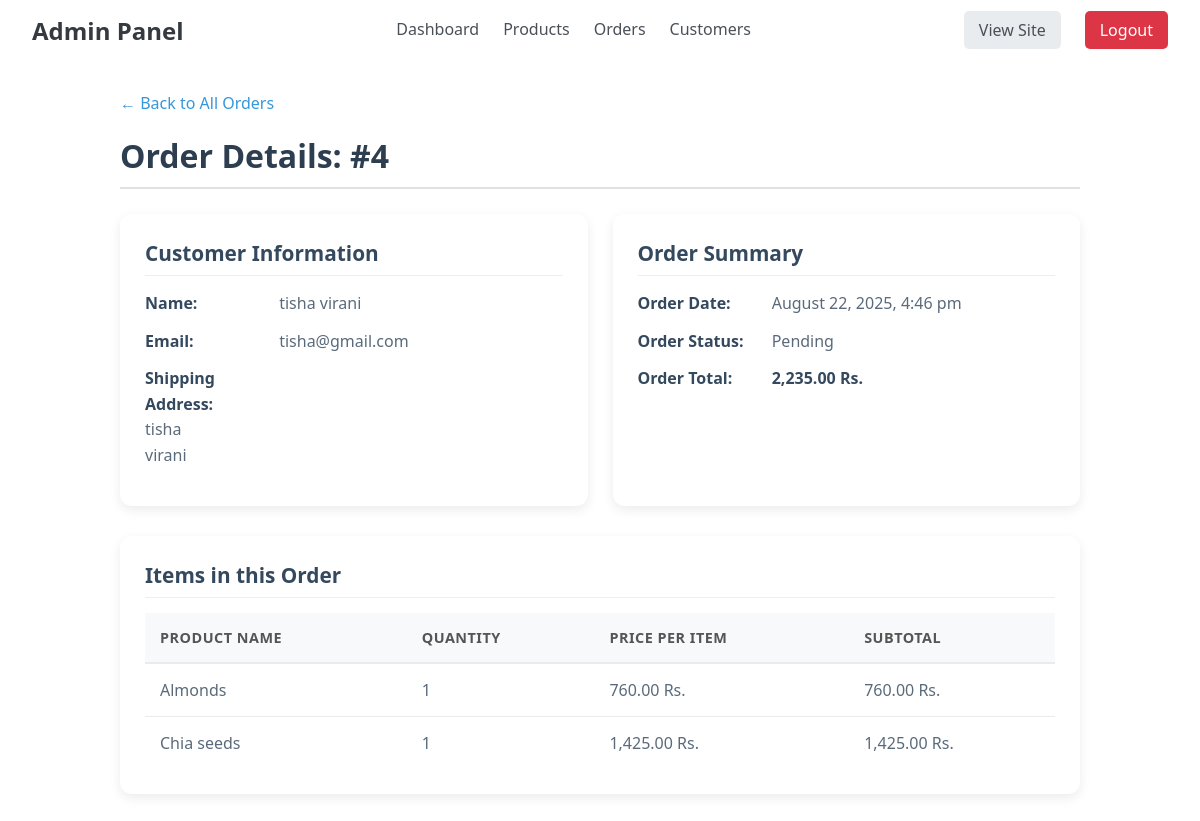
/admin/order_details.php?id=4 (signed in), run on the app's committed database.
### tables this page shows
CREATE TABLE `orders` (
  `id` int(11) NOT NULL,
  `user_id` int(11) NOT NULL,
  `total_amount` decimal(10,2) NOT NULL,
  `shipping_address` text NOT NULL,
  `status` varchar(50) NOT NULL DEFAULT 'pending',
  `order_date` timestamp NOT NULL DEFAULT current_timestamp(),
  PRIMARY KEY (`id`)
);

CREATE TABLE `users` (
  `id` int(11) NOT NULL,
  `name` varchar(255) NOT NULL,
  `email` varchar(255) NOT NULL,
  `password` varchar(255) NOT NULL,
  `created_at` timestamp NOT NULL DEFAULT current_timestamp() ON UPDATE current_timestamp(),
  `role` varchar(50) NOT NULL DEFAULT 'customer',
  PRIMARY KEY (`id`)
);

CREATE TABLE `order_items` (
  `id` int(11) NOT NULL,
  `order_id` int(11) NOT NULL,
  `product_id` int(11) NOT NULL,
  `quantity` int(11) NOT NULL,
  `price_at_time_of_purchase` decimal(10,2) NOT NULL,
  PRIMARY KEY (`id`)
);

CREATE TABLE `products` (
  `id` int(11) NOT NULL,
  `name` varchar(255) NOT NULL,
  `description` text DEFAULT NULL,
  `regular_price` decimal(10,2) NOT NULL,
  `final_price` decimal(10,2) NOT NULL,
  `rating` decimal(2,1) DEFAULT NULL,
  `image_url` varchar(255) NOT NULL,
  `category_id` int(11) NOT NULL,
  `is_featured` tinyint(1) NOT NULL DEFAULT 0,
  `is_popular` tinyint(1) NOT NULL DEFAULT 0,
  `is_premium` tinyint(1) NOT NULL DEFAULT 0,
  `discount_percentage` int(3) NOT NULL DEFAULT 0,
  `offer_tag` varchar(50) DEFAULT NULL,
  PRIMARY KEY (`id`)
);

### admin/order_details.php (the view, shortened to what this page needs)
<?php
include '../config/db_connect.php';
$order_id = (int)$_GET['id'];
$order = null;
$order_items = [];
$stmt = $conn->prepare("SELECT orders.*, users.name AS customer_name, users.email FROM orders JOIN users ON orders.user_id = users.id WHERE orders.id = ?");
$stmt->bind_param("i", $order_id);
$stmt->execute();
$result = $stmt->get_result();
if ($result->num_rows === 1) {
    $order = $result->fetch_assoc();
} else {
    header("Location: view_orders.php");
    exit();
}
$stmt_items = $conn->prepare("SELECT oi.quantity, oi.price_at_time_of_purchase, p.name AS product_name FROM order_items oi JOIN products p ON oi.product_id = p.id WHERE oi.order_id = ?");
$stmt_items->bind_param("i", $order_id);
$stmt_items->execute();
$result_items = $stmt_items->get_result();
while ($row = $result_items->fetch_assoc()) {
    $order_items[] = $row;
}
?>
<!DOCTYPE html>
<html lang="en">
<head>
    <link rel="stylesheet" href="../css/style.css">
    <link rel="stylesheet" href="../css/admin_css/order_details.css">
</head>
<body>
    <?php include 'includes/header_admin.php'; ?>
    <main class="admin-main-content">
        <div class="order-details-container">
            <a href="view_orders.php" class="back-link">&larr; Back to All Orders</a>
            <h1>Order Details: #<?php echo htmlspecialchars($order['id']); ?></h1>
            <div class="info-grid">
                <div class="info-card customer-info">
                    <h2>Customer Information</h2>
                    <p><strong>Name:</strong> <?php echo htmlspecialchars($order['customer_name']); ?></p>
                    <p><strong>Email:</strong> <?php echo htmlspecialchars($order['email']); ?></p>
                    <p><strong>Shipping Address:</strong><br><?php echo nl2br(htmlspecialchars($order['shipping_address'])); ?></p>
                </div>
                <div class="info-card order-summary">
                    <h2>Order Summary</h2>
                    <p><strong>Order Date:</strong> <?php echo date("F j, Y, g:i a", strtotime($order['order_date'])); ?></p>
                    <p><strong>Order Status:</strong> <span class="status <?php echo strtolower(htmlspecialchars($order['status'])); ?>"><?php echo htmlspecialchars($order['status']); ?></span></p>
                    <p><strong>Order Total:</strong> <strong><?php echo number_format($order['total_amount'], 2); ?> Rs.</strong></p>                </div>
            </div>
            <div class="items-section">
                <h2>Items in this Order</h2>
                <table class="admin-table">
                    <thead>
                        <tr>
                            <th>Product Name</th>
                            <th>Quantity</th>
                            <th>Price per Item</th>
                            <th>Subtotal</th>
                        </tr>
                    </thead>
                    <tbody>
                        <?php if (!empty($order_items)): ?>
                            <?php foreach ($order_items as $item): ?>
                            <tr>
                                <td><?php echo htmlspecialchars($item['product_name']); ?></td>
                                <td><?php echo $item['quantity']; ?></td>
                                <td><?php echo number_format($item['price_at_time_of_purchase'], 2); ?> Rs.</td>
                                <td><?php echo number_format($item['quantity'] * $item['price_at_time_of_purchase'], 2); ?> Rs.</td>
                            </tr>
                            <?php endforeach; ?>
                        <?php else: ?>
                            <tr>
                                <td colspan="4" style="text-align: center; padding: 20px;">No items found for this order.</td>
                            </tr>
                        <?php endif; ?>
                    </tbody>
                </table>
            </div>
        </div>
    </main>
</body>
</html>

### css/style.css (style rules this page uses)
h1,h2,h3,h4,h5,h6,p { margin: 0; }
* { box-sizing: border-box; }
body { margin: 0; padding: 0; font-family:'Segoe UI', Tahoma, Geneva, Verdana, sans-serif; }
a { text-decoration: none; color: black; }
:root { --border-color:#e3dfdf; --border-hover-green:rgb(31, 229, 31); --color-yellow:#FFd700; --color-light-yellow: rgb(247, 247, 204); --color-black:black; --color-grey:#707070; --color-white:white; --color-green:#13C487; --color-shade-in-green: #E5FEF2; --color-light-green:rgb(213, 245, 230, 0.8); --color-brand:#253D4D; }

### css/admin_css/order_details.css (style rules this page uses)
.order-details-container { max-width: 1000px; margin: 0 auto 30px auto; padding: 0 20px; }
.back-link { display: inline-block; margin-bottom: 20px; color: #3498db; text-decoration: none; font-weight: 500; }
.order-details-container h1 { color: #2c3e50; font-weight: 600; margin-bottom: 25px; border-bottom: 2px solid #e0e0e0; padding-bottom: 10px; }
.order-details-container h2 { font-size: 1.3em; color: #34495e; margin-top: 0; margin-bottom: 15px; border-bottom: 1px solid #eee; padding-bottom: 8px; }
.info-grid { display: grid; grid-template-columns: 1fr 1fr; gap: 25px; margin-bottom: 30px; }
.info-card { background-color: #ffffff; border-radius: 12px; box-shadow: 0 4px 12px rgba(0,0,0,0.08); padding: 25px; }
.info-card p { margin: 0 0 12px 0; line-height: 1.6; color: #5a6a7b; }
.info-card p strong { color: #34495e; display: inline-block; width: 130px; }
.items-section { background-color: #ffffff; border-radius: 12px; box-shadow: 0 4px 12px rgba(0,0,0,0.08); padding: 25px; overflow-x: auto; }
.admin-table { width: 100%; border-collapse: collapse; }
.admin-table thead { background-color: #f8f9fa; }
.admin-table th { text-align: left; padding: 15px; font-weight: 600; color: #555; font-size: 0.9em; text-transform: uppercase; letter-spacing: 0.5px; border-bottom: 2px solid #e9ecef; }
.admin-table td { padding: 15px; border-bottom: 1px solid #e9ecef; color: #5a6a7b; vertical-align: middle; }
.admin-table tbody tr:last-child td { border-bottom: none; }

### css/admin_css/header_admin.css (style rules this page uses)
body { margin: 0; color: #333; }
.admin-main-content { padding: 2rem; }

### data on the page
orders: id "4", user.name "tisha virani", user.email "tisha@gmail.com", shipping_address "tisha virani", order_date "August 22, 2025, 4:46 pm", status "Pending", total_amount "2,235.00"
order_items: product.name "Almonds", quantity "1", price_at_time_of_purchase "760.00", $item['quantity']*$item['price_at_time_of_purchase'] "760.00"
order_items: product.name "Chia seeds", quantity "1", price_at_time_of_purchase "1,425.00", $item['quantity'] * $item['price_at_time_of_purchase'] "1,425.00"
